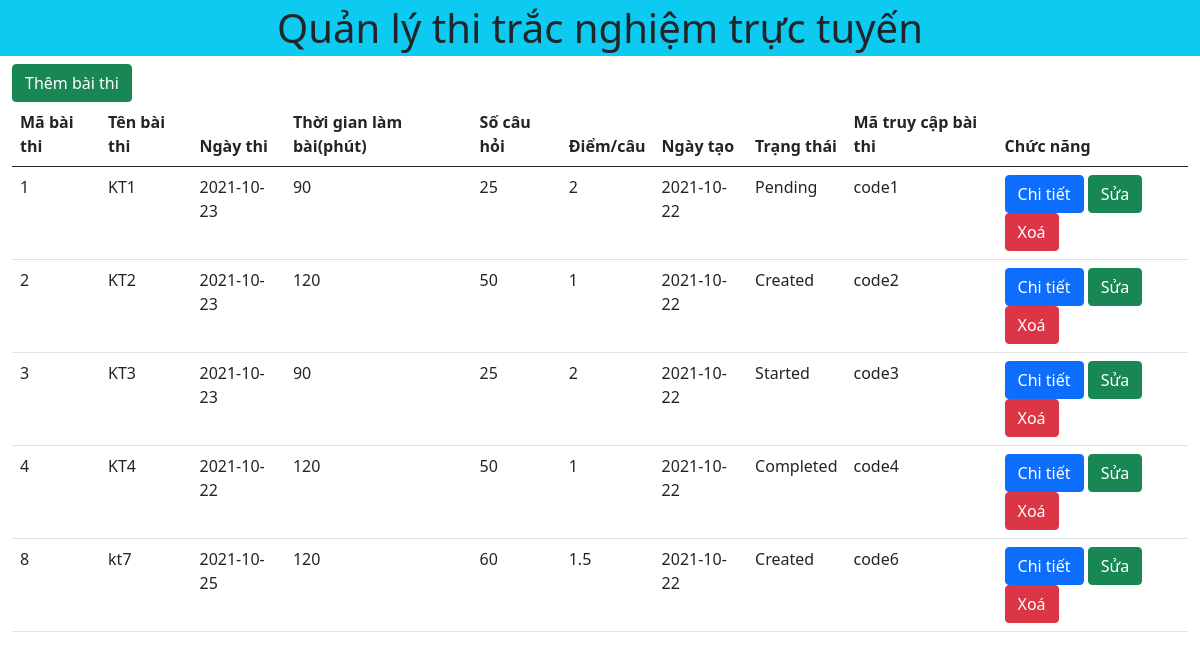
The page / on the database its author committed.
### tables this page shows
CREATE TABLE `exams` (
  `id` int(11) NOT NULL,
  `exam_title` varchar(30) NOT NULL,
  `exam_datetime` date NOT NULL,
  `duration` int(11) NOT NULL,
  `total_question` int(11) NOT NULL,
  `marks_per_right_answer` float NOT NULL,
  `created_on` date NOT NULL DEFAULT current_timestamp(),
  `status` varchar(20) NOT NULL DEFAULT 'Pending',
  `exam_code` varchar(20) NOT NULL
);

### src/index.php (the view, shortened to what this page needs)
<?php include './header.php'; ?>
<a href="add.php" class="btn btn-success">Thêm bài thi</a>
<table class="table table-responsive">
    <thead>
        <tr>
            <th scope="col">Mã bài thi</th>
            <th scope="col">Tên bài thi</th>
            <th scope="col">Ngày thi</th>
            <th scope="col">Thời gian làm bài(phút)</th>
            <th scope="col">Số câu hỏi</th>
            <th scope="col">Điểm/câu</th>
            <th scope="col">Ngày tạo</th>
            <th scope="col">Trạng thái</th>
            <th scope="col">Mã truy cập bài thi</th>
            <th class="col" scope="col">Chức năng</th>
        </tr>
    </thead>
    <tbody>
        <?php
        include './config.php';
        $sql = "SELECT * FROM exams ";
        $result = mysqli_query($conn, $sql);
        if (mysqli_num_rows($result) > 0) {
            while ($row = mysqli_fetch_assoc($result)) {
                echo "<tr>";
                echo '<td>' . $row['id'] . '</td>';
                echo '<td>' . $row['exam_title'] . '</td>';
                echo '<td>' . $row['exam_datetime'] . '</td>';
                echo '<td>' . $row['duration'] . '</td>';
                echo '<td>' . $row['total_question'] . '</td>';
                echo '<td>' . $row['marks_per_right_answer'] . '</td>';
                echo '<td>' . $row['created_on'] . '</td>';
                echo '<td>' . $row['status'] . '</td>';
                echo '<td>' . $row['exam_code'] . '</td>';
                echo '<td>
                <a href="./detail.php?id=' . $row['id'] . '" class="btn btn-primary">Chi tiết</a>
                <a href="./edit.php?id=' . $row['id'] . '" class="btn btn-success">Sửa</a>
                <a href="./delete.php?id=' . $row['id'] . '" class="btn btn-danger">Xoá</a>
                </td>';
                echo '</tr>';
            }
        } else {
            header('location:error.php');
        }
        ?>
    </tbody>
</table>
<?php include './footer.php' ?>

### src/header.php (shortened to what this page needs)
<!DOCTYPE html>
<html lang="en">
<head>
    <link href="https://cdn.jsdelivr.net/npm/bootstrap@5.0.2/dist/css/bootstrap.min.css" rel="stylesheet">
    <link rel="stylesheet" href="https://cdnjs.cloudflare.com/ajax/libs/font-awesome/6.0.0-beta2/css/all.min.css" />
<body>
    <h1 class="bg-info text-center p-1">Quản lý thi trắc nghiệm trực tuyến</h1>
    <main class="container-fluid">

### src/footer.php (shortened to what this page needs)
</main>
</body>
</html>

### rows shown on the page
exams: id "1", exam_title "KT1", exam_datetime "2021-10-23", duration "90", total_question "25", marks_per_right_answer "2", created_on "2021-10-22", status "Pending", exam_code "code1"
exams: id "2", exam_title "KT2", exam_datetime "2021-10-23", duration "120", total_question "50", marks_per_right_answer "1", created_on "2021-10-22", status "Created", exam_code "code2"
exams: id "3", exam_title "KT3", exam_datetime "2021-10-23", duration "90", total_question "25", marks_per_right_answer "2", created_on "2021-10-22", status "Started", exam_code "code3"
exams: id "4", exam_title "KT4", exam_datetime "2021-10-22", duration "120", total_question "50", marks_per_right_answer "1", created_on "2021-10-22", status "Completed", exam_code "code4"
exams: id "8", exam_title "kt7", exam_datetime "2021-10-25", duration "120", total_question "60", marks_per_right_answer "1.5", created_on "2021-10-22", status "Created", exam_code "code6"
